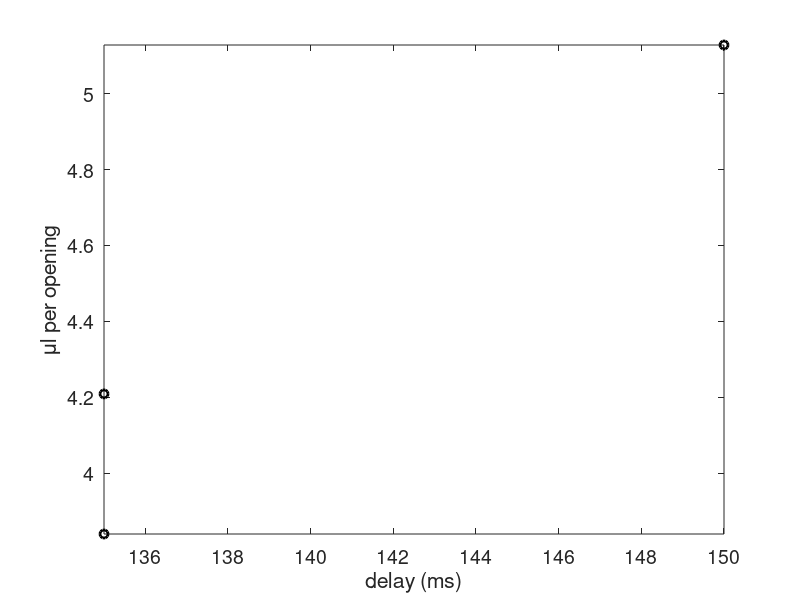

This chart was generated by the following MATLAB code: (Note: this script raises an error after producing the figure.)
%% 19 Jan 2022 solenoid calibration after leak fixed
baseline_weight = 1.1308;
n = [100 100 100]; % number of valve openings
delay = [135 135 150]; % ms
weight = [1.5148 1.5517 1.6436]; % weight with water from testing
ul_opening = zeros(size(weight));
for ii = 1:length(delay)
    ul_opening(ii) = (weight(ii)-baseline_weight)/n(ii)*1000;
end

figure
[~,i] = sort(delay);
plot(delay(i),ul_opening(i),'ok','LineWidth',2)
set(gca,'FontSize',14)
xlabel('delay (ms)')
ylabel('\mul per opening')
axis tight

mdl = fitlm(delay,ul_opening);
pred_x = (50:1:200)';
pred_ul = predict(mdl,pred_x);
hold on;
plot(pred_x,pred_ul,'r-','LineWidth',2)

fprintf('closest to 5 ul: %d ms\n',pred_x(knnsearch(pred_ul,5)))

%% 10 Dec 2021 solenoid calibration after leak fixed
baseline_weight = 1.1305;
n = [100 100 100 100]; % number of valve openings
delay = [100 50 150 135]; % ms
weight = [1.5494 1.4224 1.6697 1.6292]; % weight with water from testing
ul_opening = zeros(size(weight));
for ii = 1:length(delay)
    ul_opening(ii) = (weight(ii)-baseline_weight)/n(ii)*1000;
end

figure
[~,i] = sort(delay);
plot(delay(i),ul_opening(i),'ok','LineWidth',2)
set(gca,'FontSize',14)
xlabel('delay (ms)')
ylabel('\mul per opening')
axis tight

mdl = fitlm(delay,ul_opening);
pred_x = (50:5:200)';
pred_ul = predict(mdl,pred_x);
hold on;
plot(pred_x,pred_ul,'r-','LineWidth',2)

%% 10 Dec 2021 solenoid calibration
baseline_weight = 1.1305;
n = [200 200 100 100 100 100 100]; % number of valve openings
delay = [50 100 120 80 100 150 100]; % ms
weight = [1.6178 1.9065 1.5562 1.4535 1.4982 1.6128 1.5494]; % weight with water from testing
ul_opening = zeros(size(weight));
for ii = 1:length(delay)
    ul_opening(ii) = (weight(ii)-baseline_weight)/n(ii)*1000;
end

figure
[~,i] = sort(delay);
plot(delay(i),ul_opening(i),'ok','LineWidth',2)
set(gca,'FontSize',14)
xlabel('delay (ms)')
ylabel('\mul per opening')
axis tight

mdl = fitlm(delay,ul_opening);
pred_x = (50:5:200)';
pred_ul = predict(mdl,pred_x);
hold on;
plot(pred_x,pred_ul,'r-','LineWidth',2)
